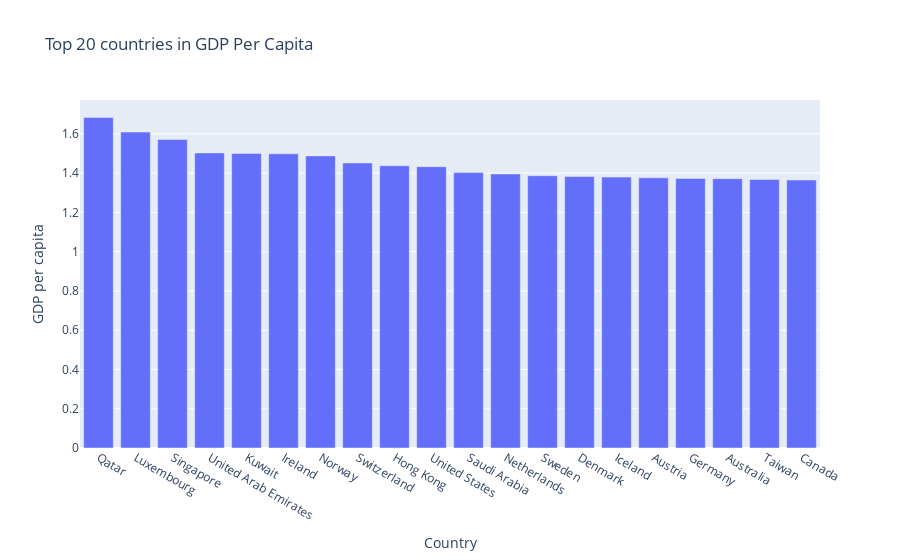

Here is the notebook cell this chart was saved with:
### Code cell
fig = px.bar(top_GDP, x='Country', y='GDP per capita', title='Top 20 countries in GDP Per Capita')
fig.show()

### Figure 1 — Plotly figure (JSON) as saved in the notebook; plotly's stock layout.template omitted (floating-point values rounded to 4 significant figures)
{"data": [{"alignmentgroup": "True", "hovertemplate": "Country=%{x}<br>GDP per capita=%{y}<extra></extra>", "legendgroup": "", "marker": {"color": "#636efa", "pattern": {"shape": ""}}, "name": "", "offsetgroup": "", "orientation": "v", "showlegend": false, "textposition": "auto", "type": "bar", "x": ["Qatar", "Luxembourg", "Singapore", "United Arab Emirates", "Kuwait", "Ireland", "Norway", "Switzerland", "Hong Kong", "United States", "Saudi Arabia", "Netherlands", "Sweden", "Denmark", "Iceland", "Austria", "Germany", "Australia", "Taiwan", "Canada"], "xaxis": "x", "y": [1.684, 1.609, 1.572, 1.503, 1.5, 1.499, 1.488, 1.452, 1.438, 1.433, 1.403, 1.396, 1.387, 1.383, 1.38, 1.376, 1.373, 1.372, 1.368, 1.365], "yaxis": "y"}], "layout": {"barmode": "relative", "legend": {"tracegroupgap": 0}, "title": {"text": "Top 20 countries in GDP Per Capita"}, "xaxis": {"anchor": "y", "domain": [0, 1], "title": {"text": "Country"}}, "yaxis": {"anchor": "x", "domain": [0, 1], "title": {"text": "GDP per capita"}}}}
